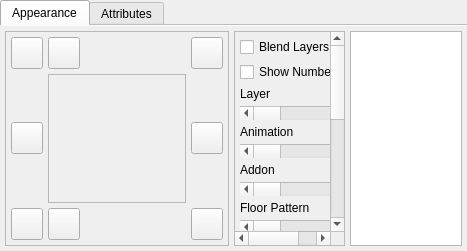
<?xml version="1.0" encoding="UTF-8"?>
<ui version="4.0">
 <class>ItemEditorClass</class>
 <widget class="QWidget" name="ItemEditorClass">
  <property name="geometry">
   <rect>
    <x>0</x>
    <y>0</y>
    <width>467</width>
    <height>251</height>
   </rect>
  </property>
  <property name="windowTitle">
   <string>ItemEditor</string>
  </property>
  <layout class="QVBoxLayout" name="verticalLayout">
   <property name="spacing">
    <number>0</number>
   </property>
   <property name="margin">
    <number>0</number>
   </property>
   <item>
    <widget class="QTabWidget" name="tabWidget">
     <property name="tabPosition">
      <enum>QTabWidget::North</enum>
     </property>
     <property name="currentIndex">
      <number>0</number>
     </property>
     <property name="usesScrollButtons">
      <bool>true</bool>
     </property>
     <property name="documentMode">
      <bool>true</bool>
     </property>
     <widget class="QWidget" name="tabView">
      <attribute name="title">
       <string>Appearance</string>
      </attribute>
      <layout class="QHBoxLayout" name="viewHLayout">
       <property name="spacing">
        <number>5</number>
       </property>
       <property name="margin">
        <number>5</number>
       </property>
       <item>
        <widget class="QFrame" name="viewFrame">
         <property name="sizePolicy">
          <sizepolicy hsizetype="Expanding" vsizetype="Expanding">
           <horstretch>8</horstretch>
           <verstretch>0</verstretch>
          </sizepolicy>
         </property>
         <property name="frameShape">
          <enum>QFrame::StyledPanel</enum>
         </property>
         <property name="frameShadow">
          <enum>QFrame::Sunken</enum>
         </property>
         <layout class="QGridLayout" name="buttonLayout">
          <property name="margin">
           <number>5</number>
          </property>
          <property name="spacing">
           <number>5</number>
          </property>
          <item row="1" column="1">
           <widget class="QScrollArea" name="viewArea">
            <property name="sizePolicy">
             <sizepolicy hsizetype="Expanding" vsizetype="Expanding">
              <horstretch>8</horstretch>
              <verstretch>0</verstretch>
             </sizepolicy>
            </property>
            <property name="widgetResizable">
             <bool>true</bool>
            </property>
            <widget class="QWidget" name="viewContents">
             <property name="geometry">
              <rect>
               <x>0</x>
               <y>0</y>
               <width>135</width>
               <height>130</height>
              </rect>
             </property>
             <layout class="QGridLayout" name="gridLayout">
              <property name="margin">
               <number>0</number>
              </property>
              <property name="spacing">
               <number>0</number>
              </property>
              <item row="0" column="1">
               <spacer name="verticalSpacer_2">
                <property name="orientation">
                 <enum>Qt::Vertical</enum>
                </property>
                <property name="sizeHint" stdset="0">
                 <size>
                  <width>29</width>
                  <height>132</height>
                 </size>
                </property>
               </spacer>
              </item>
              <item row="1" column="0">
               <spacer name="horizontalSpacer_2">
                <property name="orientation">
                 <enum>Qt::Horizontal</enum>
                </property>
                <property name="sizeHint" stdset="0">
                 <size>
                  <width>102</width>
                  <height>29</height>
                 </size>
                </property>
               </spacer>
              </item>
              <item row="1" column="2">
               <spacer name="horizontalSpacer">
                <property name="orientation">
                 <enum>Qt::Horizontal</enum>
                </property>
                <property name="sizeHint" stdset="0">
                 <size>
                  <width>102</width>
                  <height>29</height>
                 </size>
                </property>
               </spacer>
              </item>
              <item row="2" column="1">
               <spacer name="verticalSpacer">
                <property name="orientation">
                 <enum>Qt::Vertical</enum>
                </property>
                <property name="sizeHint" stdset="0">
                 <size>
                  <width>29</width>
                  <height>132</height>
                 </size>
                </property>
               </spacer>
              </item>
              <item row="1" column="1">
               <widget class="ItemImage" name="viewImage">
                <property name="minimumSize">
                 <size>
                  <width>32</width>
                  <height>32</height>
                 </size>
                </property>
                <property name="frameShape">
                 <enum>QFrame::NoFrame</enum>
                </property>
                <property name="lineWidth">
                 <number>0</number>
                </property>
               </widget>
              </item>
             </layout>
            </widget>
           </widget>
          </item>
          <item row="2" column="1">
           <widget class="QPushButton" name="viewDirectionS">
            <property name="sizePolicy">
             <sizepolicy hsizetype="Fixed" vsizetype="Fixed">
              <horstretch>0</horstretch>
              <verstretch>0</verstretch>
             </sizepolicy>
            </property>
            <property name="minimumSize">
             <size>
              <width>32</width>
              <height>32</height>
             </size>
            </property>
            <property name="maximumSize">
             <size>
              <width>32</width>
              <height>32</height>
             </size>
            </property>
            <property name="text">
             <string/>
            </property>
            <property name="icon">
             <iconset resource="tibiaeditor.qrc">
              <normaloff>:/TibiaEditor/Resources/south.png</normaloff>:/TibiaEditor/Resources/south.png</iconset>
            </property>
            <property name="iconSize">
             <size>
              <width>32</width>
              <height>32</height>
             </size>
            </property>
            <property name="shortcut">
             <string>2</string>
            </property>
            <property name="checkable">
             <bool>true</bool>
            </property>
            <property name="autoExclusive">
             <bool>true</bool>
            </property>
            <property name="flat">
             <bool>false</bool>
            </property>
           </widget>
          </item>
          <item row="1" column="0">
           <widget class="QPushButton" name="viewDirectionW">
            <property name="sizePolicy">
             <sizepolicy hsizetype="Fixed" vsizetype="Fixed">
              <horstretch>0</horstretch>
              <verstretch>0</verstretch>
             </sizepolicy>
            </property>
            <property name="minimumSize">
             <size>
              <width>32</width>
              <height>32</height>
             </size>
            </property>
            <property name="maximumSize">
             <size>
              <width>32</width>
              <height>32</height>
             </size>
            </property>
            <property name="text">
             <string/>
            </property>
            <property name="icon">
             <iconset resource="tibiaeditor.qrc">
              <normaloff>:/TibiaEditor/Resources/west.png</normaloff>:/TibiaEditor/Resources/west.png</iconset>
            </property>
            <property name="iconSize">
             <size>
              <width>32</width>
              <height>32</height>
             </size>
            </property>
            <property name="shortcut">
             <string>4</string>
            </property>
            <property name="checkable">
             <bool>true</bool>
            </property>
            <property name="autoExclusive">
             <bool>true</bool>
            </property>
           </widget>
          </item>
          <item row="0" column="1">
           <widget class="QPushButton" name="viewDirectionN">
            <property name="sizePolicy">
             <sizepolicy hsizetype="Fixed" vsizetype="Fixed">
              <horstretch>0</horstretch>
              <verstretch>0</verstretch>
             </sizepolicy>
            </property>
            <property name="minimumSize">
             <size>
              <width>32</width>
              <height>32</height>
             </size>
            </property>
            <property name="maximumSize">
             <size>
              <width>32</width>
              <height>32</height>
             </size>
            </property>
            <property name="text">
             <string/>
            </property>
            <property name="icon">
             <iconset resource="tibiaeditor.qrc">
              <normaloff>:/TibiaEditor/Resources/north.png</normaloff>:/TibiaEditor/Resources/north.png</iconset>
            </property>
            <property name="iconSize">
             <size>
              <width>32</width>
              <height>32</height>
             </size>
            </property>
            <property name="shortcut">
             <string>8</string>
            </property>
            <property name="checkable">
             <bool>true</bool>
            </property>
            <property name="autoExclusive">
             <bool>true</bool>
            </property>
           </widget>
          </item>
          <item row="1" column="2">
           <widget class="QPushButton" name="viewDirectionE">
            <property name="sizePolicy">
             <sizepolicy hsizetype="Fixed" vsizetype="Fixed">
              <horstretch>0</horstretch>
              <verstretch>0</verstretch>
             </sizepolicy>
            </property>
            <property name="minimumSize">
             <size>
              <width>32</width>
              <height>32</height>
             </size>
            </property>
            <property name="maximumSize">
             <size>
              <width>32</width>
              <height>32</height>
             </size>
            </property>
            <property name="text">
             <string/>
            </property>
            <property name="icon">
             <iconset resource="tibiaeditor.qrc">
              <normaloff>:/TibiaEditor/Resources/east.png</normaloff>:/TibiaEditor/Resources/east.png</iconset>
            </property>
            <property name="iconSize">
             <size>
              <width>32</width>
              <height>32</height>
             </size>
            </property>
            <property name="shortcut">
             <string>6</string>
            </property>
            <property name="checkable">
             <bool>true</bool>
            </property>
            <property name="autoExclusive">
             <bool>true</bool>
            </property>
           </widget>
          </item>
          <item row="2" column="2">
           <widget class="QPushButton" name="viewDirectionSE">
            <property name="sizePolicy">
             <sizepolicy hsizetype="Fixed" vsizetype="Fixed">
              <horstretch>0</horstretch>
              <verstretch>0</verstretch>
             </sizepolicy>
            </property>
            <property name="minimumSize">
             <size>
              <width>32</width>
              <height>32</height>
             </size>
            </property>
            <property name="maximumSize">
             <size>
              <width>32</width>
              <height>32</height>
             </size>
            </property>
            <property name="text">
             <string/>
            </property>
            <property name="icon">
             <iconset resource="tibiaeditor.qrc">
              <normaloff>:/TibiaEditor/Resources/south-east.png</normaloff>:/TibiaEditor/Resources/south-east.png</iconset>
            </property>
            <property name="iconSize">
             <size>
              <width>32</width>
              <height>32</height>
             </size>
            </property>
            <property name="shortcut">
             <string>3</string>
            </property>
            <property name="checkable">
             <bool>true</bool>
            </property>
            <property name="autoExclusive">
             <bool>true</bool>
            </property>
            <property name="flat">
             <bool>false</bool>
            </property>
           </widget>
          </item>
          <item row="2" column="0">
           <widget class="QPushButton" name="viewDirectionSW">
            <property name="sizePolicy">
             <sizepolicy hsizetype="Fixed" vsizetype="Fixed">
              <horstretch>0</horstretch>
              <verstretch>0</verstretch>
             </sizepolicy>
            </property>
            <property name="minimumSize">
             <size>
              <width>32</width>
              <height>32</height>
             </size>
            </property>
            <property name="maximumSize">
             <size>
              <width>32</width>
              <height>32</height>
             </size>
            </property>
            <property name="text">
             <string/>
            </property>
            <property name="icon">
             <iconset resource="tibiaeditor.qrc">
              <normaloff>:/TibiaEditor/Resources/south-west.png</normaloff>:/TibiaEditor/Resources/south-west.png</iconset>
            </property>
            <property name="iconSize">
             <size>
              <width>32</width>
              <height>32</height>
             </size>
            </property>
            <property name="shortcut">
             <string>1</string>
            </property>
            <property name="checkable">
             <bool>true</bool>
            </property>
            <property name="autoExclusive">
             <bool>true</bool>
            </property>
            <property name="flat">
             <bool>false</bool>
            </property>
           </widget>
          </item>
          <item row="0" column="2">
           <widget class="QPushButton" name="viewDirectionNE">
            <property name="sizePolicy">
             <sizepolicy hsizetype="Fixed" vsizetype="Fixed">
              <horstretch>0</horstretch>
              <verstretch>0</verstretch>
             </sizepolicy>
            </property>
            <property name="minimumSize">
             <size>
              <width>32</width>
              <height>32</height>
             </size>
            </property>
            <property name="maximumSize">
             <size>
              <width>32</width>
              <height>32</height>
             </size>
            </property>
            <property name="text">
             <string/>
            </property>
            <property name="icon">
             <iconset resource="tibiaeditor.qrc">
              <normaloff>:/TibiaEditor/Resources/north-east.png</normaloff>:/TibiaEditor/Resources/north-east.png</iconset>
            </property>
            <property name="iconSize">
             <size>
              <width>32</width>
              <height>32</height>
             </size>
            </property>
            <property name="shortcut">
             <string>9</string>
            </property>
            <property name="checkable">
             <bool>true</bool>
            </property>
            <property name="autoExclusive">
             <bool>true</bool>
            </property>
           </widget>
          </item>
          <item row="0" column="0">
           <widget class="QPushButton" name="viewDirectionNW">
            <property name="sizePolicy">
             <sizepolicy hsizetype="Fixed" vsizetype="Fixed">
              <horstretch>0</horstretch>
              <verstretch>0</verstretch>
             </sizepolicy>
            </property>
            <property name="minimumSize">
             <size>
              <width>32</width>
              <height>32</height>
             </size>
            </property>
            <property name="maximumSize">
             <size>
              <width>32</width>
              <height>32</height>
             </size>
            </property>
            <property name="text">
             <string/>
            </property>
            <property name="icon">
             <iconset resource="tibiaeditor.qrc">
              <normaloff>:/TibiaEditor/Resources/north-west.png</normaloff>:/TibiaEditor/Resources/north-west.png</iconset>
            </property>
            <property name="iconSize">
             <size>
              <width>32</width>
              <height>32</height>
             </size>
            </property>
            <property name="shortcut">
             <string>7</string>
            </property>
            <property name="checkable">
             <bool>true</bool>
            </property>
            <property name="autoExclusive">
             <bool>true</bool>
            </property>
           </widget>
          </item>
         </layout>
        </widget>
       </item>
       <item>
        <widget class="QScrollArea" name="scrollArea">
         <property name="sizePolicy">
          <sizepolicy hsizetype="Expanding" vsizetype="Expanding">
           <horstretch>4</horstretch>
           <verstretch>0</verstretch>
          </sizepolicy>
         </property>
         <property name="widgetResizable">
          <bool>true</bool>
         </property>
         <widget class="QWidget" name="scrollAreaWidgetContents">
          <property name="geometry">
           <rect>
            <x>0</x>
            <y>0</y>
            <width>115</width>
            <height>462</height>
           </rect>
          </property>
          <layout class="QGridLayout" name="viewFrameLayout">
           <property name="margin">
            <number>5</number>
           </property>
           <property name="spacing">
            <number>5</number>
           </property>
           <item row="0" column="0" colspan="2">
            <widget class="QCheckBox" name="viewBlendLayers">
             <property name="text">
              <string>Blend Layers</string>
             </property>
            </widget>
           </item>
           <item row="2" column="0" colspan="2">
            <widget class="QLabel" name="viewLabelLayer">
             <property name="text">
              <string>Layer</string>
             </property>
            </widget>
           </item>
           <item row="3" column="0">
            <widget class="QScrollBar" name="viewLayer">
             <property name="sizePolicy">
              <sizepolicy hsizetype="Expanding" vsizetype="Fixed">
               <horstretch>0</horstretch>
               <verstretch>0</verstretch>
              </sizepolicy>
             </property>
             <property name="maximum">
              <number>10</number>
             </property>
             <property name="pageStep">
              <number>1</number>
             </property>
             <property name="orientation">
              <enum>Qt::Horizontal</enum>
             </property>
            </widget>
           </item>
           <item row="13" column="0" colspan="2">
            <spacer name="verticalSpacer_4">
             <property name="orientation">
              <enum>Qt::Vertical</enum>
             </property>
             <property name="sizeHint" stdset="0">
              <size>
               <width>20</width>
               <height>40</height>
              </size>
             </property>
            </spacer>
           </item>
           <item row="4" column="0" colspan="2">
            <widget class="QLabel" name="viewLabelAnimation">
             <property name="text">
              <string>Animation</string>
             </property>
            </widget>
           </item>
           <item row="5" column="0">
            <widget class="QScrollBar" name="viewAnimation">
             <property name="sizePolicy">
              <sizepolicy hsizetype="Expanding" vsizetype="Fixed">
               <horstretch>0</horstretch>
               <verstretch>0</verstretch>
              </sizepolicy>
             </property>
             <property name="maximum">
              <number>10</number>
             </property>
             <property name="pageStep">
              <number>1</number>
             </property>
             <property name="orientation">
              <enum>Qt::Horizontal</enum>
             </property>
            </widget>
           </item>
           <item row="6" column="0" colspan="2">
            <widget class="QLabel" name="viewLabelAddon">
             <property name="text">
              <string>Addon</string>
             </property>
            </widget>
           </item>
           <item row="7" column="0">
            <widget class="QScrollBar" name="viewAddon">
             <property name="sizePolicy">
              <sizepolicy hsizetype="Expanding" vsizetype="Fixed">
               <horstretch>0</horstretch>
               <verstretch>0</verstretch>
              </sizepolicy>
             </property>
             <property name="maximum">
              <number>10</number>
             </property>
             <property name="pageStep">
              <number>1</number>
             </property>
             <property name="orientation">
              <enum>Qt::Horizontal</enum>
             </property>
             <property name="invertedAppearance">
              <bool>false</bool>
             </property>
             <property name="invertedControls">
              <bool>true</bool>
             </property>
            </widget>
           </item>
           <item row="11" column="0" colspan="2">
            <widget class="Line" name="splitter">
             <property name="orientation">
              <enum>Qt::Horizontal</enum>
             </property>
            </widget>
           </item>
           <item row="3" column="1">
            <widget class="QLabel" name="viewLayerValue">
             <property name="text">
              <string>0</string>
             </property>
             <property name="alignment">
              <set>Qt::AlignCenter</set>
             </property>
            </widget>
           </item>
           <item row="5" column="1">
            <widget class="QLabel" name="viewAnimationValue">
             <property name="text">
              <string>0</string>
             </property>
             <property name="alignment">
              <set>Qt::AlignCenter</set>
             </property>
            </widget>
           </item>
           <item row="7" column="1">
            <widget class="QLabel" name="viewAddonValue">
             <property name="text">
              <string>0</string>
             </property>
             <property name="alignment">
              <set>Qt::AlignCenter</set>
             </property>
            </widget>
           </item>
           <item row="10" column="0" colspan="2">
            <spacer name="verticalSpacer_5">
             <property name="orientation">
              <enum>Qt::Vertical</enum>
             </property>
             <property name="sizeHint" stdset="0">
              <size>
               <width>20</width>
               <height>40</height>
              </size>
             </property>
            </spacer>
           </item>
           <item row="14" column="0" colspan="2">
            <layout class="QFormLayout" name="viewLayout">
             <property name="horizontalSpacing">
              <number>5</number>
             </property>
             <property name="verticalSpacing">
              <number>5</number>
             </property>
             <item row="0" column="0">
              <widget class="QLabel" name="labelWidth">
               <property name="text">
                <string>Width</string>
               </property>
              </widget>
             </item>
             <item row="0" column="1">
              <widget class="QSpinBox" name="viewAttributeWidth">
               <property name="buttonSymbols">
                <enum>QAbstractSpinBox::NoButtons</enum>
               </property>
               <property name="minimum">
                <number>1</number>
               </property>
               <property name="maximum">
                <number>255</number>
               </property>
              </widget>
             </item>
             <item row="1" column="0">
              <widget class="QLabel" name="labelHeight">
               <property name="text">
                <string>Height</string>
               </property>
              </widget>
             </item>
             <item row="2" column="0">
              <widget class="QLabel" name="labelCropsize">
               <property name="text">
                <string>Cropsize</string>
               </property>
              </widget>
             </item>
             <item row="3" column="0">
              <widget class="QLabel" name="labelLayers">
               <property name="text">
                <string>Layers</string>
               </property>
              </widget>
             </item>
             <item row="4" column="0">
              <widget class="QLabel" name="labelXRepeat">
               <property name="text">
                <string>X Repeat</string>
               </property>
              </widget>
             </item>
             <item row="5" column="0">
              <widget class="QLabel" name="labelYRepeat">
               <property name="text">
                <string>Y Repeat</string>
               </property>
              </widget>
             </item>
             <item row="6" column="0">
              <widget class="QLabel" name="labelZRepeat">
               <property name="text">
                <string>Z Repeat</string>
               </property>
              </widget>
             </item>
             <item row="7" column="0">
              <widget class="QLabel" name="labelAnimations">
               <property name="text">
                <string>Animations</string>
               </property>
              </widget>
             </item>
             <item row="1" column="1">
              <widget class="QSpinBox" name="viewAttributeHeight">
               <property name="buttonSymbols">
                <enum>QAbstractSpinBox::NoButtons</enum>
               </property>
               <property name="minimum">
                <number>1</number>
               </property>
               <property name="maximum">
                <number>255</number>
               </property>
              </widget>
             </item>
             <item row="2" column="1">
              <widget class="QSpinBox" name="viewAttributeCropsize">
               <property name="buttonSymbols">
                <enum>QAbstractSpinBox::NoButtons</enum>
               </property>
              </widget>
             </item>
             <item row="3" column="1">
              <widget class="QSpinBox" name="viewAttributeLayers">
               <property name="buttonSymbols">
                <enum>QAbstractSpinBox::NoButtons</enum>
               </property>
               <property name="minimum">
                <number>1</number>
               </property>
               <property name="maximum">
                <number>255</number>
               </property>
              </widget>
             </item>
             <item row="4" column="1">
              <widget class="QSpinBox" name="viewAttributeXDiv">
               <property name="buttonSymbols">
                <enum>QAbstractSpinBox::NoButtons</enum>
               </property>
               <property name="minimum">
                <number>1</number>
               </property>
               <property name="maximum">
                <number>255</number>
               </property>
              </widget>
             </item>
             <item row="5" column="1">
              <widget class="QSpinBox" name="viewAttributeYDiv">
               <property name="buttonSymbols">
                <enum>QAbstractSpinBox::NoButtons</enum>
               </property>
               <property name="minimum">
                <number>1</number>
               </property>
               <property name="maximum">
                <number>255</number>
               </property>
              </widget>
             </item>
             <item row="6" column="1">
              <widget class="QSpinBox" name="viewAttributeZDiv">
               <property name="buttonSymbols">
                <enum>QAbstractSpinBox::NoButtons</enum>
               </property>
               <property name="minimum">
                <number>1</number>
               </property>
               <property name="maximum">
                <number>255</number>
               </property>
              </widget>
             </item>
             <item row="7" column="1">
              <widget class="QSpinBox" name="viewAttributeAnimations">
               <property name="buttonSymbols">
                <enum>QAbstractSpinBox::NoButtons</enum>
               </property>
               <property name="minimum">
                <number>1</number>
               </property>
               <property name="maximum">
                <number>255</number>
               </property>
              </widget>
             </item>
            </layout>
           </item>
           <item row="15" column="0" colspan="2">
            <spacer name="verticalSpacer_3">
             <property name="orientation">
              <enum>Qt::Vertical</enum>
             </property>
             <property name="sizeHint" stdset="0">
              <size>
               <width>20</width>
               <height>40</height>
              </size>
             </property>
            </spacer>
           </item>
           <item row="1" column="0">
            <widget class="QCheckBox" name="viewShowNumbers">
             <property name="text">
              <string>Show Numbers</string>
             </property>
            </widget>
           </item>
           <item row="16" column="0" colspan="2">
            <widget class="QDialogButtonBox" name="viewAppearanceBox">
             <property name="standardButtons">
              <set>QDialogButtonBox::Apply</set>
             </property>
            </widget>
           </item>
           <item row="8" column="0">
            <widget class="QLabel" name="viewLabelFloorPattern">
             <property name="text">
              <string>Floor Pattern</string>
             </property>
            </widget>
           </item>
           <item row="9" column="0">
            <widget class="QScrollBar" name="viewFloorPattern">
             <property name="maximum">
              <number>10</number>
             </property>
             <property name="pageStep">
              <number>1</number>
             </property>
             <property name="orientation">
              <enum>Qt::Horizontal</enum>
             </property>
            </widget>
           </item>
           <item row="9" column="1">
            <widget class="QLabel" name="viewFloorPatternValue">
             <property name="text">
              <string>0</string>
             </property>
            </widget>
           </item>
          </layout>
         </widget>
        </widget>
       </item>
       <item>
        <widget class="QTreeView" name="spriteView">
         <property name="sizePolicy">
          <sizepolicy hsizetype="Preferred" vsizetype="Expanding">
           <horstretch>4</horstretch>
           <verstretch>0</verstretch>
          </sizepolicy>
         </property>
         <property name="editTriggers">
          <set>QAbstractItemView::NoEditTriggers</set>
         </property>
         <property name="dragEnabled">
          <bool>true</bool>
         </property>
         <property name="dragDropMode">
          <enum>QAbstractItemView::DragDrop</enum>
         </property>
         <property name="alternatingRowColors">
          <bool>true</bool>
         </property>
         <property name="indentation">
          <number>10</number>
         </property>
         <property name="rootIsDecorated">
          <bool>false</bool>
         </property>
         <property name="itemsExpandable">
          <bool>false</bool>
         </property>
         <property name="allColumnsShowFocus">
          <bool>true</bool>
         </property>
         <property name="expandsOnDoubleClick">
          <bool>false</bool>
         </property>
         <attribute name="headerVisible">
          <bool>false</bool>
         </attribute>
         <attribute name="headerDefaultSectionSize">
          <number>0</number>
         </attribute>
         <attribute name="headerMinimumSectionSize">
          <number>0</number>
         </attribute>
        </widget>
       </item>
      </layout>
     </widget>
     <widget class="QWidget" name="tabAttributes">
      <attribute name="title">
       <string>Attributes</string>
      </attribute>
      <layout class="QVBoxLayout" name="attributesLayout">
       <property name="spacing">
        <number>5</number>
       </property>
       <property name="margin">
        <number>5</number>
       </property>
       <item>
        <widget class="QComboBox" name="comboVersions"/>
       </item>
       <item>
        <widget class="ItemAttributes" name="itemAttributes" native="true">
         <property name="sizePolicy">
          <sizepolicy hsizetype="Expanding" vsizetype="Preferred">
           <horstretch>5</horstretch>
           <verstretch>0</verstretch>
          </sizepolicy>
         </property>
        </widget>
       </item>
       <item>
        <widget class="QDialogButtonBox" name="viewAttributeBox">
         <property name="standardButtons">
          <set>QDialogButtonBox::Apply</set>
         </property>
        </widget>
       </item>
      </layout>
     </widget>
    </widget>
   </item>
  </layout>
 </widget>
 <layoutdefault spacing="6" margin="11"/>
 <customwidgets>
  <customwidget>
   <class>ItemAttributes</class>
   <extends>QWidget</extends>
   <header>itemattributes.h</header>
   <container>1</container>
  </customwidget>
  <customwidget>
   <class>ItemImage</class>
   <extends>QFrame</extends>
   <header>itemimage.h</header>
   <container>1</container>
  </customwidget>
 </customwidgets>
 <resources>
  <include location="tibiaeditor.qrc"/>
 </resources>
 <connections>
  <connection>
   <sender>viewLayer</sender>
   <signal>valueChanged(int)</signal>
   <receiver>viewLayerValue</receiver>
   <slot>setNum(int)</slot>
   <hints>
    <hint type="sourcelabel">
     <x>480</x>
     <y>119</y>
    </hint>
    <hint type="destinationlabel">
     <x>542</x>
     <y>119</y>
    </hint>
   </hints>
  </connection>
  <connection>
   <sender>viewAnimation</sender>
   <signal>valueChanged(int)</signal>
   <receiver>viewAnimationValue</receiver>
   <slot>setNum(int)</slot>
   <hints>
    <hint type="sourcelabel">
     <x>480</x>
     <y>162</y>
    </hint>
    <hint type="destinationlabel">
     <x>542</x>
     <y>162</y>
    </hint>
   </hints>
  </connection>
  <connection>
   <sender>viewAddon</sender>
   <signal>valueChanged(int)</signal>
   <receiver>viewAddonValue</receiver>
   <slot>setNum(int)</slot>
   <hints>
    <hint type="sourcelabel">
     <x>480</x>
     <y>205</y>
    </hint>
    <hint type="destinationlabel">
     <x>542</x>
     <y>205</y>
    </hint>
   </hints>
  </connection>
  <connection>
   <sender>viewFloorPattern</sender>
   <signal>valueChanged(int)</signal>
   <receiver>viewFloorPatternValue</receiver>
   <slot>setNum(int)</slot>
   <hints>
    <hint type="sourcelabel">
     <x>418</x>
     <y>222</y>
    </hint>
    <hint type="destinationlabel">
     <x>497</x>
     <y>222</y>
    </hint>
   </hints>
  </connection>
 </connections>
</ui>
